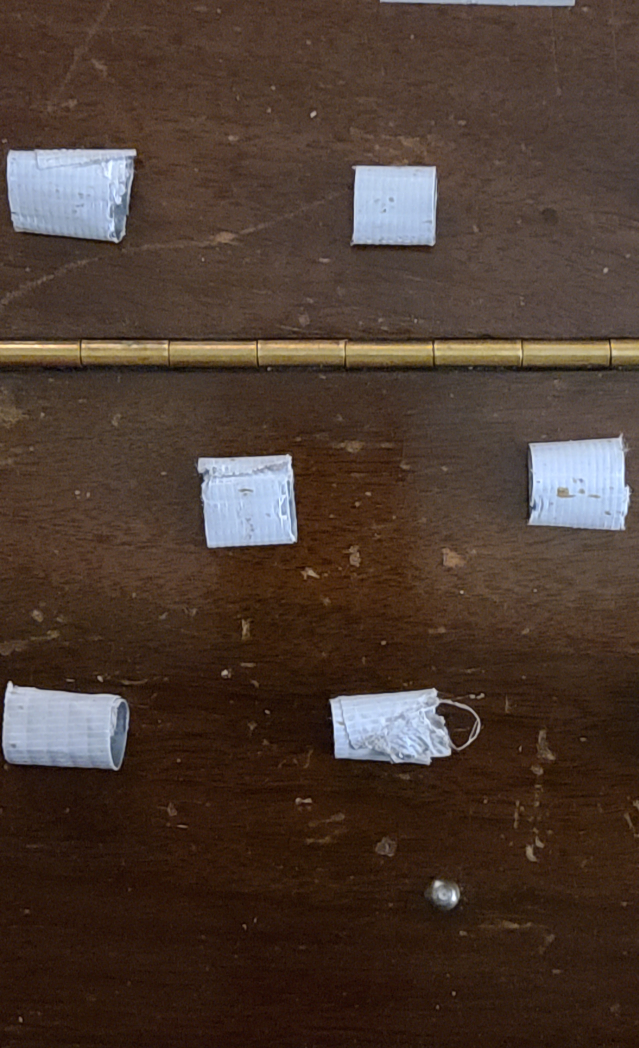
#> input picture left.jpg, 2554 x 4192 px (shown at 1/4 size)
$ python brute_force.py
#> lines starting #> are read from the running program, lines starting #| are printed output that depends on the picture; after the words box and inside, x2 and y2 are one past the last pixel; in counts of white or black regions, pixels touching at a corner belong together
import cv2
import numpy as np

img1 = cv2.imread('left.jpg')
#> img1 is the input picture: shape (4192, 2554, 3); mean B, G, R 48.9, 58.8, 76
img2 = cv2.imread('right.jpg')
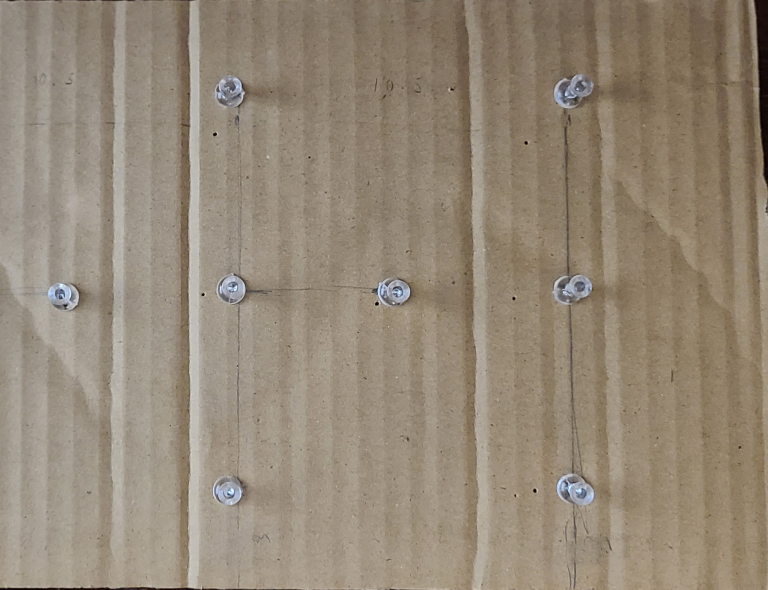
#> input picture right.jpg, 2303 x 1769 px (shown at 1/3 size)
#> img2 is the input picture: shape (1769, 2303, 3); mean B, G, R 119.3, 136.4, 149.1

# Points clicked in left (original resolution)
pts1 = np.float32([
    [1570, 820],   # marker 1
    [1000, 2000],   # marker 2
    [2330, 1930],  # marker 3
    [1540, 2920],  # marker 4
])

# The same physical markers clicked in right
pts2 = np.float32([
    [880,  830],   # marker 1
    [320, 2010],   # marker 2
    [1630, 1920],  # marker 3
    [850, 2930],  # marker 4
])

# ── OPTION: derive output size from photo1's dimensions ───────────
# Use photo1's actual pixel positions as the destination
# This means "make photo1 look like it does now, warp photo2 to match"
# Only works well if photo1 is already fairly close to top-down

OUTPUT_W = 1400
OUTPUT_H = 1900
PADDING  = 0

# Normalize pts1 to fit nicely in the output canvas
# Find bounding box of pts1
x_coords = pts1[:, 0]
y_coords = pts1[:, 1]
x_min, x_max = x_coords.min(), x_coords.max()
y_min, y_max = y_coords.min(), y_coords.max()

# Scale pts1 to fill the output canvas with padding
def normalize_pts(pts, x_min, x_max, y_min, y_max, out_w, out_h, pad):
    pts_out = pts.copy()
    pts_out[:, 0] = (pts[:, 0] - x_min) / (x_max - x_min) * (out_w - 2*pad) + pad
    pts_out[:, 1] = (pts[:, 1] - y_min) / (y_max - y_min) * (out_h - 2*pad) + pad
    return pts_out

pts_dst = normalize_pts(pts1, x_min, x_max, y_min, y_max, OUTPUT_W, OUTPUT_H, PADDING)

# Now compute homographies using these derived destinations
H1, _ = cv2.findHomography(pts1, pts_dst, cv2.RANSAC)
H2, _ = cv2.findHomography(pts2, pts_dst, cv2.RANSAC)

warped1 = cv2.warpPerspective(img1, H1, (OUTPUT_W, OUTPUT_H))
warped2 = cv2.warpPerspective(img2, H2, (OUTPUT_W, OUTPUT_H))
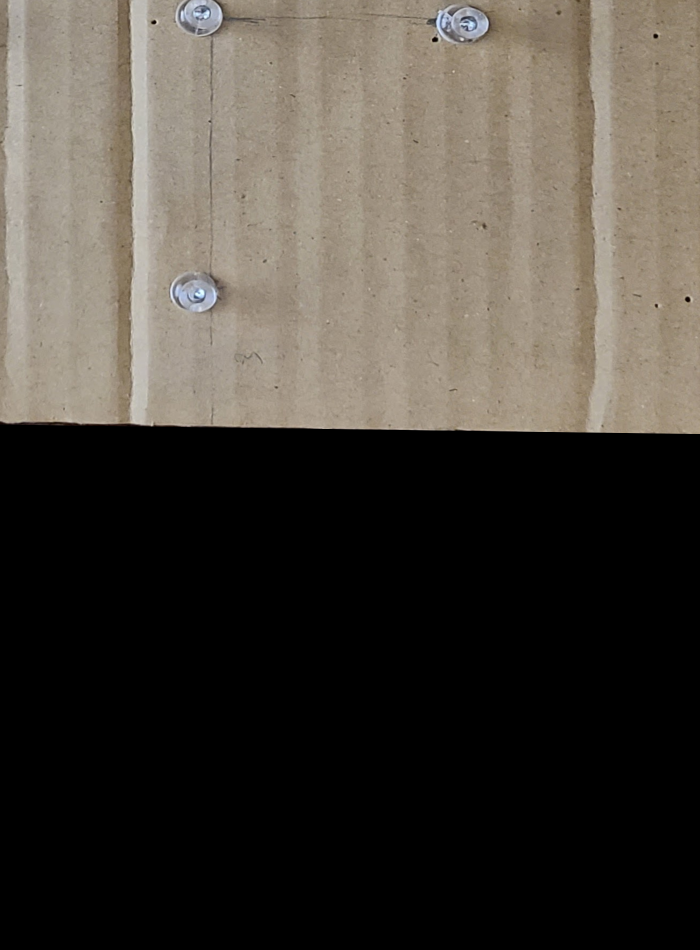
#> warped2: shape (1900, 1400, 3) (shown at 1/2 size); mean B, G, R 59.1, 66.4, 71.7

# ── BLEND ─────────────────────────────────────────────────────────
mask1 = (cv2.cvtColor(warped1, cv2.COLOR_BGR2GRAY) > 0).astype(np.float32)
#> mask1: shape (1900, 1400) float32; every value is 1
mask2 = (cv2.cvtColor(warped2, cv2.COLOR_BGR2GRAY) > 0).astype(np.float32)
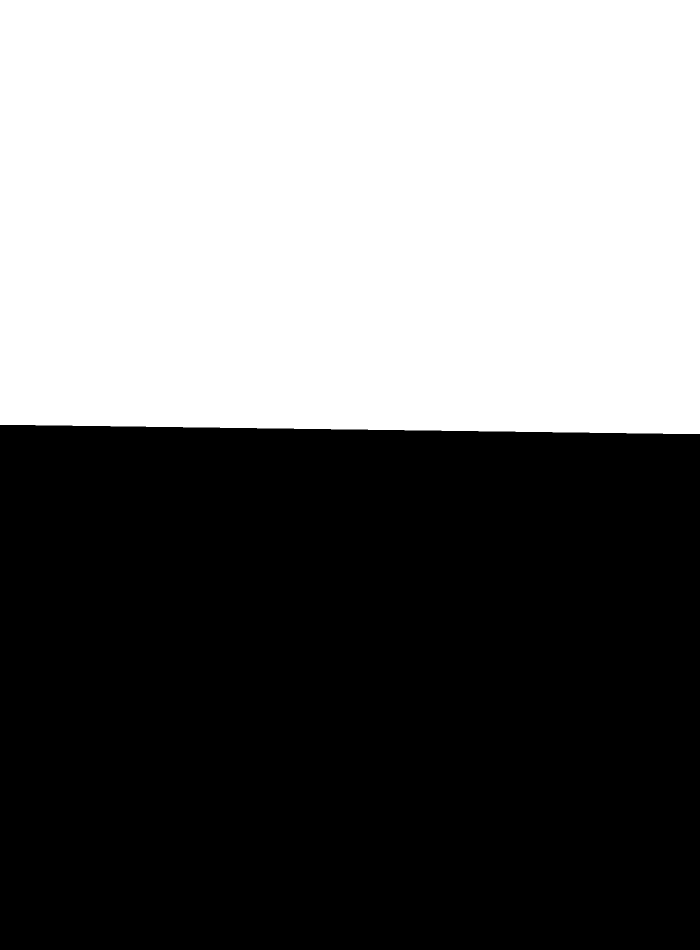
#> mask2: shape (1900, 1400) float32 (shown at 1/2 size); values 0 (black) and 1 (white), 45.2% white; 1 white region, box (x1, y1, x2, y2) and area: (0, 0, 1400, 868) 1202622

overlap = (mask1 > 0) & (mask2 > 0)
only1   = (mask1 > 0) & (mask2 == 0)
only2   = (mask2 > 0) & (mask1 == 0)
#> only2: shape (1900, 1400) bool; every value is 0

result = np.zeros_like(warped1, dtype=np.float32)
for c in range(3):
    result[:, :, c][overlap] = (
        warped1[:, :, c][overlap] * 0.5 +
        warped2[:, :, c][overlap] * 0.5
    )
    result[:, :, c][only1] = warped1[:, :, c][only1]
    result[:, :, c][only2] = warped2[:, :, c][only2]
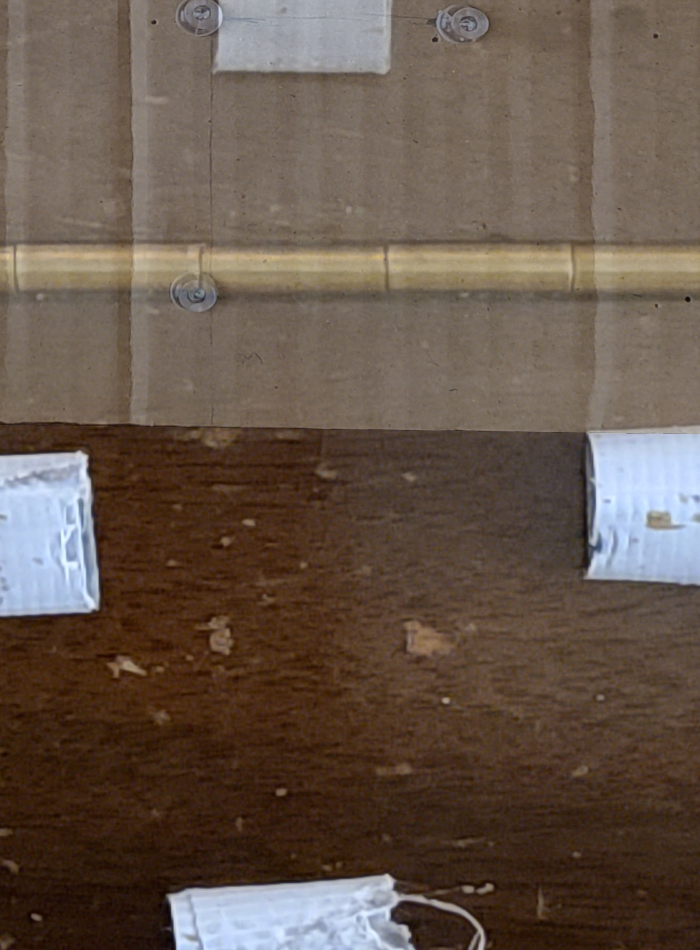
#> result: shape (1900, 1400, 3) float32 (shown at 1/2 size); mean B, G, R 74.6, 86.2, 101.9

result = result.astype(np.uint8)

cv2.imwrite('stitched_topdown.png', result)
cv2.imshow('Warped 1',  cv2.resize(warped1, (800, 500)))
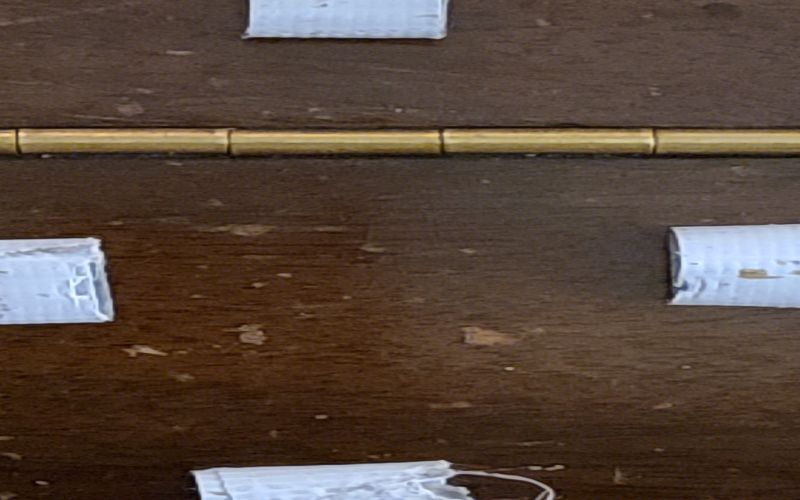
#> window 'Warped 1': shape (500, 800, 3); mean B, G, R 59.4, 69.8, 86.1
cv2.imshow('Warped 2',  cv2.resize(warped2, (800, 500)))
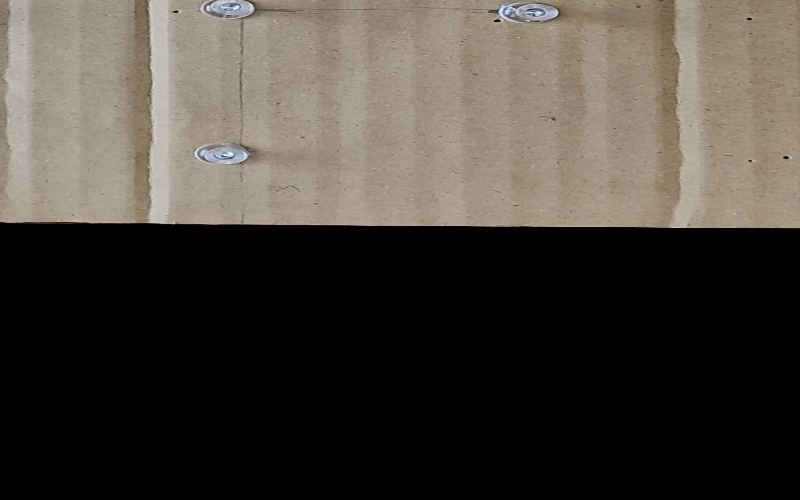
#> window 'Warped 2': shape (500, 800, 3); mean B, G, R 59.1, 66.4, 71.7
cv2.imshow('Stitched',  cv2.resize(result,  (800, 500)))
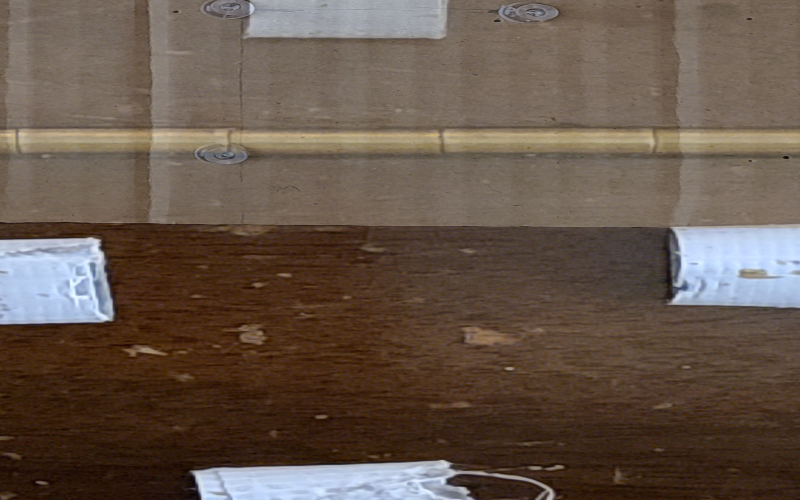
#> window 'Stitched': shape (500, 800, 3); mean B, G, R 74.3, 86, 101.6
cv2.waitKey(0)
cv2.destroyAllWindows()
